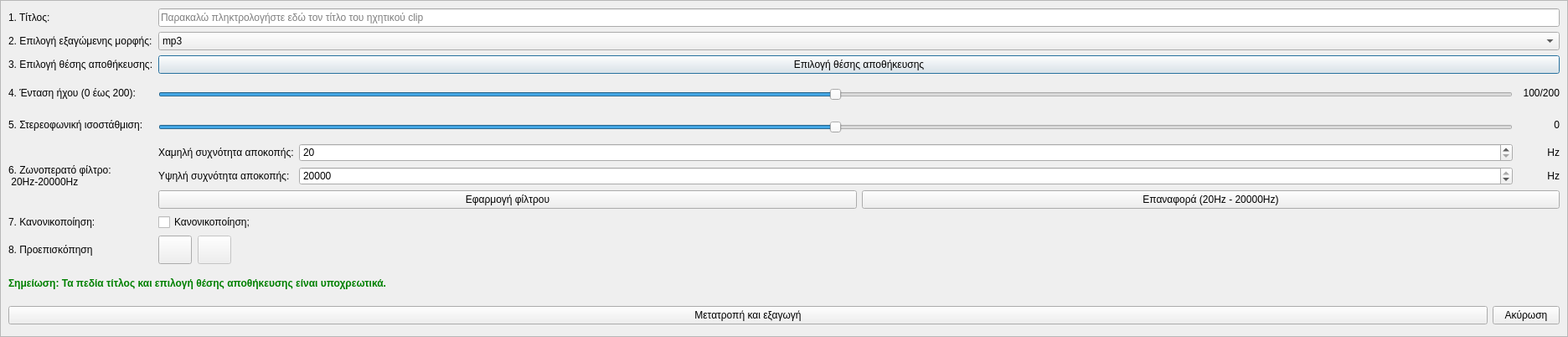
<?xml version="1.0" encoding="UTF-8"?>
<ui version="4.0">
 <class>Dialog</class>
 <widget class="QDialog" name="Dialog">
  <property name="geometry">
   <rect>
    <x>0</x>
    <y>0</y>
    <width>1872</width>
    <height>402</height>
   </rect>
  </property>
  <property name="windowTitle">
   <string>Εξαγωγή ηχητικού clip</string>
  </property>
  <property name="windowIcon">
   <iconset resource="../../../icons.qrc">
    <normaloff>:/rest-windows/assets/images/rest-windows/export.png</normaloff>:/rest-windows/assets/images/rest-windows/export.png</iconset>
  </property>
  <layout class="QGridLayout" name="gridLayout_2">
   <property name="leftMargin">
    <number>0</number>
   </property>
   <property name="topMargin">
    <number>0</number>
   </property>
   <property name="rightMargin">
    <number>0</number>
   </property>
   <property name="bottomMargin">
    <number>0</number>
   </property>
   <item row="0" column="0">
    <widget class="QScrollArea" name="scrollArea">
     <property name="widgetResizable">
      <bool>true</bool>
     </property>
     <widget class="QWidget" name="scrollAreaWidgetContents">
      <property name="geometry">
       <rect>
        <x>0</x>
        <y>0</y>
        <width>1870</width>
        <height>400</height>
       </rect>
      </property>
      <property name="sizePolicy">
       <sizepolicy hsizetype="Ignored" vsizetype="Preferred">
        <horstretch>0</horstretch>
        <verstretch>0</verstretch>
       </sizepolicy>
      </property>
      <layout class="QGridLayout" name="gridLayout_4">
       <item row="0" column="0">
        <widget class="QLabel" name="label">
         <property name="sizePolicy">
          <sizepolicy hsizetype="Fixed" vsizetype="Preferred">
           <horstretch>0</horstretch>
           <verstretch>0</verstretch>
          </sizepolicy>
         </property>
         <property name="text">
          <string>1. Τίτλος:</string>
         </property>
        </widget>
       </item>
       <item row="0" column="1">
        <widget class="QLineEdit" name="title">
         <property name="dragEnabled">
          <bool>true</bool>
         </property>
         <property name="placeholderText">
          <string>Παρακαλώ πληκτρολογήστε εδώ τον τίτλο του ηχητικού clip</string>
         </property>
         <property name="clearButtonEnabled">
          <bool>true</bool>
         </property>
        </widget>
       </item>
       <item row="1" column="0">
        <widget class="QLabel" name="label_2">
         <property name="sizePolicy">
          <sizepolicy hsizetype="Fixed" vsizetype="Preferred">
           <horstretch>0</horstretch>
           <verstretch>0</verstretch>
          </sizepolicy>
         </property>
         <property name="text">
          <string>2. Επιλογή εξαγώμενης μορφής:</string>
         </property>
        </widget>
       </item>
       <item row="1" column="1">
        <widget class="QComboBox" name="format">
         <property name="sizePolicy">
          <sizepolicy hsizetype="Preferred" vsizetype="Fixed">
           <horstretch>0</horstretch>
           <verstretch>0</verstretch>
          </sizepolicy>
         </property>
         <item>
          <property name="text">
           <string>mp3</string>
          </property>
          <property name="icon">
           <iconset resource="../../../icons.qrc">
            <normaloff>:/rest-windows/assets/images/rest-windows/mp3.png</normaloff>:/rest-windows/assets/images/rest-windows/mp3.png</iconset>
          </property>
         </item>
         <item>
          <property name="text">
           <string>wav</string>
          </property>
          <property name="icon">
           <iconset resource="../../../icons.qrc">
            <normaloff>:/rest-windows/assets/images/rest-windows/wav.png</normaloff>:/rest-windows/assets/images/rest-windows/wav.png</iconset>
          </property>
         </item>
         <item>
          <property name="text">
           <string>ogg</string>
          </property>
          <property name="icon">
           <iconset resource="../../../icons.qrc">
            <normaloff>:/rest-windows/assets/images/rest-windows/ogg.png</normaloff>:/rest-windows/assets/images/rest-windows/ogg.png</iconset>
          </property>
         </item>
        </widget>
       </item>
       <item row="2" column="0">
        <widget class="QLabel" name="label_3">
         <property name="sizePolicy">
          <sizepolicy hsizetype="Fixed" vsizetype="Preferred">
           <horstretch>0</horstretch>
           <verstretch>0</verstretch>
          </sizepolicy>
         </property>
         <property name="text">
          <string>3. Επιλογή θέσης αποθήκευσης:</string>
         </property>
        </widget>
       </item>
       <item row="2" column="1">
        <widget class="QPushButton" name="choose_export_folder">
         <property name="sizePolicy">
          <sizepolicy hsizetype="Minimum" vsizetype="Fixed">
           <horstretch>0</horstretch>
           <verstretch>0</verstretch>
          </sizepolicy>
         </property>
         <property name="minimumSize">
          <size>
           <width>0</width>
           <height>0</height>
          </size>
         </property>
         <property name="text">
          <string>Επιλογή θέσης αποθήκευσης</string>
         </property>
         <property name="icon">
          <iconset resource="../../../icons.qrc">
           <normaloff>:/rest-windows/assets/images/rest-windows/select-file.png</normaloff>:/rest-windows/assets/images/rest-windows/select-file.png</iconset>
         </property>
        </widget>
       </item>
       <item row="3" column="0">
        <widget class="QLabel" name="label_4">
         <property name="sizePolicy">
          <sizepolicy hsizetype="Fixed" vsizetype="Preferred">
           <horstretch>0</horstretch>
           <verstretch>0</verstretch>
          </sizepolicy>
         </property>
         <property name="text">
          <string>4. Ένταση ήχου (0 έως 200):</string>
         </property>
        </widget>
       </item>
       <item row="3" column="1">
        <widget class="QFrame" name="frame">
         <property name="styleSheet">
          <string notr="true">QFrame{border:none;}</string>
         </property>
         <property name="frameShape">
          <enum>QFrame::StyledPanel</enum>
         </property>
         <property name="frameShadow">
          <enum>QFrame::Raised</enum>
         </property>
         <layout class="QHBoxLayout" name="horizontalLayout">
          <property name="leftMargin">
           <number>0</number>
          </property>
          <property name="topMargin">
           <number>0</number>
          </property>
          <property name="rightMargin">
           <number>0</number>
          </property>
          <property name="bottomMargin">
           <number>0</number>
          </property>
          <item>
           <widget class="QFrame" name="frame_10">
            <property name="sizePolicy">
             <sizepolicy hsizetype="Expanding" vsizetype="Fixed">
              <horstretch>0</horstretch>
              <verstretch>0</verstretch>
             </sizepolicy>
            </property>
            <property name="frameShape">
             <enum>QFrame::StyledPanel</enum>
            </property>
            <property name="frameShadow">
             <enum>QFrame::Raised</enum>
            </property>
            <layout class="QVBoxLayout" name="verticalLayout_6">
             <property name="spacing">
              <number>0</number>
             </property>
             <property name="leftMargin">
              <number>0</number>
             </property>
             <property name="topMargin">
              <number>0</number>
             </property>
             <property name="rightMargin">
              <number>0</number>
             </property>
             <property name="bottomMargin">
              <number>0</number>
             </property>
             <item>
              <spacer name="verticalSpacer_5">
               <property name="orientation">
                <enum>Qt::Vertical</enum>
               </property>
               <property name="sizeHint" stdset="0">
                <size>
                 <width>20</width>
                 <height>6</height>
                </size>
               </property>
              </spacer>
             </item>
             <item>
              <widget class="QSlider" name="volume_slider">
               <property name="styleSheet">
                <string notr="true"/>
               </property>
               <property name="maximum">
                <number>200</number>
               </property>
               <property name="value">
                <number>100</number>
               </property>
               <property name="orientation">
                <enum>Qt::Horizontal</enum>
               </property>
              </widget>
             </item>
             <item>
              <spacer name="verticalSpacer_6">
               <property name="orientation">
                <enum>Qt::Vertical</enum>
               </property>
               <property name="sizeHint" stdset="0">
                <size>
                 <width>20</width>
                 <height>1</height>
                </size>
               </property>
              </spacer>
             </item>
            </layout>
           </widget>
          </item>
          <item>
           <widget class="QLabel" name="volume_label">
            <property name="minimumSize">
             <size>
              <width>50</width>
              <height>0</height>
             </size>
            </property>
            <property name="text">
             <string>100/200</string>
            </property>
            <property name="alignment">
             <set>Qt::AlignRight|Qt::AlignTrailing|Qt::AlignVCenter</set>
            </property>
           </widget>
          </item>
         </layout>
        </widget>
       </item>
       <item row="4" column="0">
        <widget class="QLabel" name="label_5">
         <property name="sizePolicy">
          <sizepolicy hsizetype="Fixed" vsizetype="Preferred">
           <horstretch>0</horstretch>
           <verstretch>0</verstretch>
          </sizepolicy>
         </property>
         <property name="text">
          <string>5. Στερεοφωνική ισοστάθμιση:</string>
         </property>
        </widget>
       </item>
       <item row="4" column="1">
        <widget class="QFrame" name="frame_2">
         <property name="styleSheet">
          <string notr="true">QFrame{border:none;}</string>
         </property>
         <property name="frameShape">
          <enum>QFrame::StyledPanel</enum>
         </property>
         <property name="frameShadow">
          <enum>QFrame::Raised</enum>
         </property>
         <layout class="QHBoxLayout" name="horizontalLayout_2">
          <property name="leftMargin">
           <number>0</number>
          </property>
          <property name="topMargin">
           <number>0</number>
          </property>
          <property name="rightMargin">
           <number>0</number>
          </property>
          <property name="bottomMargin">
           <number>0</number>
          </property>
          <item>
           <widget class="QFrame" name="frame_11">
            <property name="sizePolicy">
             <sizepolicy hsizetype="Expanding" vsizetype="Fixed">
              <horstretch>0</horstretch>
              <verstretch>0</verstretch>
             </sizepolicy>
            </property>
            <property name="frameShape">
             <enum>QFrame::StyledPanel</enum>
            </property>
            <property name="frameShadow">
             <enum>QFrame::Raised</enum>
            </property>
            <layout class="QVBoxLayout" name="verticalLayout_7">
             <property name="spacing">
              <number>0</number>
             </property>
             <property name="leftMargin">
              <number>0</number>
             </property>
             <property name="topMargin">
              <number>0</number>
             </property>
             <property name="rightMargin">
              <number>0</number>
             </property>
             <property name="bottomMargin">
              <number>0</number>
             </property>
             <item>
              <spacer name="verticalSpacer_7">
               <property name="orientation">
                <enum>Qt::Vertical</enum>
               </property>
               <property name="sizeHint" stdset="0">
                <size>
                 <width>20</width>
                 <height>6</height>
                </size>
               </property>
              </spacer>
             </item>
             <item>
              <widget class="QSlider" name="pan_slider">
               <property name="styleSheet">
                <string notr="true"/>
               </property>
               <property name="maximum">
                <number>200</number>
               </property>
               <property name="value">
                <number>100</number>
               </property>
               <property name="orientation">
                <enum>Qt::Horizontal</enum>
               </property>
              </widget>
             </item>
             <item>
              <spacer name="verticalSpacer_8">
               <property name="orientation">
                <enum>Qt::Vertical</enum>
               </property>
               <property name="sizeHint" stdset="0">
                <size>
                 <width>20</width>
                 <height>1</height>
                </size>
               </property>
              </spacer>
             </item>
            </layout>
           </widget>
          </item>
          <item>
           <widget class="QLabel" name="pan_label">
            <property name="minimumSize">
             <size>
              <width>50</width>
              <height>0</height>
             </size>
            </property>
            <property name="text">
             <string>0</string>
            </property>
            <property name="alignment">
             <set>Qt::AlignRight|Qt::AlignTrailing|Qt::AlignVCenter</set>
            </property>
           </widget>
          </item>
         </layout>
        </widget>
       </item>
       <item row="5" column="0">
        <widget class="QLabel" name="label_6">
         <property name="sizePolicy">
          <sizepolicy hsizetype="Fixed" vsizetype="Preferred">
           <horstretch>0</horstretch>
           <verstretch>0</verstretch>
          </sizepolicy>
         </property>
         <property name="text">
          <string>6. Ζωνοπερατό φίλτρο:
 20Hz-20000Hz</string>
         </property>
        </widget>
       </item>
       <item row="5" column="1">
        <widget class="QFrame" name="frame_3">
         <property name="styleSheet">
          <string notr="true">QFrame{
	border:none;
}</string>
         </property>
         <property name="frameShape">
          <enum>QFrame::StyledPanel</enum>
         </property>
         <property name="frameShadow">
          <enum>QFrame::Raised</enum>
         </property>
         <layout class="QGridLayout" name="gridLayout">
          <property name="leftMargin">
           <number>0</number>
          </property>
          <property name="topMargin">
           <number>0</number>
          </property>
          <property name="rightMargin">
           <number>0</number>
          </property>
          <property name="bottomMargin">
           <number>0</number>
          </property>
          <item row="2" column="0" colspan="3">
           <widget class="QFrame" name="frame_7">
            <property name="sizePolicy">
             <sizepolicy hsizetype="Expanding" vsizetype="Preferred">
              <horstretch>0</horstretch>
              <verstretch>0</verstretch>
             </sizepolicy>
            </property>
            <property name="styleSheet">
             <string notr="true">QFrame{border:0px;}</string>
            </property>
            <property name="frameShape">
             <enum>QFrame::StyledPanel</enum>
            </property>
            <property name="frameShadow">
             <enum>QFrame::Raised</enum>
            </property>
            <layout class="QGridLayout" name="gridLayout_3">
             <property name="leftMargin">
              <number>0</number>
             </property>
             <property name="topMargin">
              <number>0</number>
             </property>
             <property name="rightMargin">
              <number>0</number>
             </property>
             <property name="bottomMargin">
              <number>0</number>
             </property>
             <item row="0" column="0">
              <widget class="QPushButton" name="apply_filter">
               <property name="sizePolicy">
                <sizepolicy hsizetype="Expanding" vsizetype="Fixed">
                 <horstretch>0</horstretch>
                 <verstretch>0</verstretch>
                </sizepolicy>
               </property>
               <property name="minimumSize">
                <size>
                 <width>0</width>
                 <height>0</height>
                </size>
               </property>
               <property name="maximumSize">
                <size>
                 <width>16777215</width>
                 <height>16777215</height>
                </size>
               </property>
               <property name="text">
                <string>Εφαρμογή φίλτρου</string>
               </property>
               <property name="icon">
                <iconset resource="../../../icons.qrc">
                 <normaloff>:/main-window/assets/images/main-window/apply-filter.png</normaloff>:/main-window/assets/images/main-window/apply-filter.png</iconset>
               </property>
              </widget>
             </item>
             <item row="0" column="1">
              <widget class="QPushButton" name="reset_filter">
               <property name="sizePolicy">
                <sizepolicy hsizetype="Expanding" vsizetype="Fixed">
                 <horstretch>0</horstretch>
                 <verstretch>0</verstretch>
                </sizepolicy>
               </property>
               <property name="minimumSize">
                <size>
                 <width>0</width>
                 <height>0</height>
                </size>
               </property>
               <property name="maximumSize">
                <size>
                 <width>16777215</width>
                 <height>16777215</height>
                </size>
               </property>
               <property name="text">
                <string>Επαναφορά (20Hz - 20000Hz)</string>
               </property>
               <property name="icon">
                <iconset resource="../../../icons.qrc">
                 <normaloff>:/main-window/assets/images/main-window/default-filter.png</normaloff>:/main-window/assets/images/main-window/default-filter.png</iconset>
               </property>
              </widget>
             </item>
            </layout>
           </widget>
          </item>
          <item row="0" column="0">
           <widget class="QLabel" name="label_12">
            <property name="sizePolicy">
             <sizepolicy hsizetype="Fixed" vsizetype="Preferred">
              <horstretch>0</horstretch>
              <verstretch>0</verstretch>
             </sizepolicy>
            </property>
            <property name="text">
             <string>Χαμηλή συχνότητα αποκοπής:</string>
            </property>
           </widget>
          </item>
          <item row="1" column="2">
           <widget class="QLabel" name="label_15">
            <property name="sizePolicy">
             <sizepolicy hsizetype="Fixed" vsizetype="Preferred">
              <horstretch>0</horstretch>
              <verstretch>0</verstretch>
             </sizepolicy>
            </property>
            <property name="minimumSize">
             <size>
              <width>50</width>
              <height>0</height>
             </size>
            </property>
            <property name="text">
             <string>Hz</string>
            </property>
            <property name="alignment">
             <set>Qt::AlignRight|Qt::AlignTrailing|Qt::AlignVCenter</set>
            </property>
           </widget>
          </item>
          <item row="0" column="2">
           <widget class="QLabel" name="label_14">
            <property name="sizePolicy">
             <sizepolicy hsizetype="Fixed" vsizetype="Preferred">
              <horstretch>0</horstretch>
              <verstretch>0</verstretch>
             </sizepolicy>
            </property>
            <property name="minimumSize">
             <size>
              <width>50</width>
              <height>0</height>
             </size>
            </property>
            <property name="text">
             <string>Hz</string>
            </property>
            <property name="alignment">
             <set>Qt::AlignRight|Qt::AlignTrailing|Qt::AlignVCenter</set>
            </property>
           </widget>
          </item>
          <item row="1" column="0">
           <widget class="QLabel" name="label_13">
            <property name="sizePolicy">
             <sizepolicy hsizetype="Fixed" vsizetype="Preferred">
              <horstretch>0</horstretch>
              <verstretch>0</verstretch>
             </sizepolicy>
            </property>
            <property name="text">
             <string>Υψηλή συχνότητα αποκοπής:</string>
            </property>
           </widget>
          </item>
          <item row="0" column="1">
           <widget class="QSpinBox" name="low_frequency">
            <property name="minimum">
             <number>20</number>
            </property>
            <property name="maximum">
             <number>20000</number>
            </property>
            <property name="singleStep">
             <number>100</number>
            </property>
           </widget>
          </item>
          <item row="1" column="1">
           <widget class="QSpinBox" name="high_frequency">
            <property name="minimum">
             <number>20</number>
            </property>
            <property name="maximum">
             <number>20000</number>
            </property>
            <property name="singleStep">
             <number>100</number>
            </property>
            <property name="value">
             <number>20000</number>
            </property>
           </widget>
          </item>
         </layout>
        </widget>
       </item>
       <item row="6" column="0">
        <widget class="QLabel" name="label_7">
         <property name="sizePolicy">
          <sizepolicy hsizetype="Fixed" vsizetype="Preferred">
           <horstretch>0</horstretch>
           <verstretch>0</verstretch>
          </sizepolicy>
         </property>
         <property name="text">
          <string>7. Κανονικοποίηση:</string>
         </property>
        </widget>
       </item>
       <item row="6" column="1">
        <widget class="QCheckBox" name="is_normalized">
         <property name="text">
          <string>Κανονικοποίηση;</string>
         </property>
        </widget>
       </item>
       <item row="7" column="0">
        <widget class="QLabel" name="label_10">
         <property name="sizePolicy">
          <sizepolicy hsizetype="Fixed" vsizetype="Preferred">
           <horstretch>0</horstretch>
           <verstretch>0</verstretch>
          </sizepolicy>
         </property>
         <property name="text">
          <string>8. Προεπισκόπηση</string>
         </property>
         <property name="wordWrap">
          <bool>true</bool>
         </property>
        </widget>
       </item>
       <item row="7" column="1">
        <widget class="QFrame" name="union_frame">
         <property name="styleSheet">
          <string notr="true">QFrame{border:none;}</string>
         </property>
         <property name="frameShape">
          <enum>QFrame::StyledPanel</enum>
         </property>
         <property name="frameShadow">
          <enum>QFrame::Raised</enum>
         </property>
         <layout class="QHBoxLayout" name="horizontalLayout_5">
          <property name="spacing">
           <number>7</number>
          </property>
          <property name="leftMargin">
           <number>0</number>
          </property>
          <property name="topMargin">
           <number>0</number>
          </property>
          <property name="rightMargin">
           <number>0</number>
          </property>
          <property name="bottomMargin">
           <number>0</number>
          </property>
          <item>
           <widget class="QPushButton" name="play_overlay">
            <property name="enabled">
             <bool>true</bool>
            </property>
            <property name="sizePolicy">
             <sizepolicy hsizetype="Minimum" vsizetype="Maximum">
              <horstretch>0</horstretch>
              <verstretch>0</verstretch>
             </sizepolicy>
            </property>
            <property name="minimumSize">
             <size>
              <width>38</width>
              <height>34</height>
             </size>
            </property>
            <property name="text">
             <string/>
            </property>
            <property name="icon">
             <iconset resource="../../../icons.qrc">
              <normaloff>:/main-window/assets/images/main-window/play-song.png</normaloff>:/main-window/assets/images/main-window/play-song.png</iconset>
            </property>
           </widget>
          </item>
          <item>
           <widget class="QPushButton" name="stop_overlay">
            <property name="enabled">
             <bool>false</bool>
            </property>
            <property name="sizePolicy">
             <sizepolicy hsizetype="Minimum" vsizetype="Maximum">
              <horstretch>0</horstretch>
              <verstretch>0</verstretch>
             </sizepolicy>
            </property>
            <property name="minimumSize">
             <size>
              <width>38</width>
              <height>34</height>
             </size>
            </property>
            <property name="text">
             <string/>
            </property>
            <property name="icon">
             <iconset resource="../../../icons.qrc">
              <normaloff>:/main-window/assets/images/main-window/stop-song.png</normaloff>:/main-window/assets/images/main-window/stop-song.png</iconset>
            </property>
           </widget>
          </item>
          <item>
           <spacer name="horizontalSpacer_2">
            <property name="orientation">
             <enum>Qt::Horizontal</enum>
            </property>
            <property name="sizeHint" stdset="0">
             <size>
              <width>1511</width>
              <height>20</height>
             </size>
            </property>
           </spacer>
          </item>
         </layout>
        </widget>
       </item>
       <item row="8" column="0" colspan="2">
        <widget class="QLabel" name="label_8">
         <property name="styleSheet">
          <string notr="true">QLabel{
	font-weight:bold;
	color:green;
}</string>
         </property>
         <property name="text">
          <string>Σημείωση: Τα πεδία τίτλος και επιλογή θέσης αποθήκευσης είναι υποχρεωτικά.</string>
         </property>
        </widget>
       </item>
       <item row="9" column="0" colspan="2">
        <widget class="QFrame" name="frame_6">
         <property name="styleSheet">
          <string notr="true">QFrame{border:none;}</string>
         </property>
         <property name="frameShape">
          <enum>QFrame::StyledPanel</enum>
         </property>
         <property name="frameShadow">
          <enum>QFrame::Raised</enum>
         </property>
         <layout class="QHBoxLayout" name="horizontalLayout_4">
          <property name="leftMargin">
           <number>0</number>
          </property>
          <property name="topMargin">
           <number>0</number>
          </property>
          <property name="rightMargin">
           <number>0</number>
          </property>
          <property name="bottomMargin">
           <number>0</number>
          </property>
          <item>
           <widget class="QPushButton" name="convert_and_export">
            <property name="sizePolicy">
             <sizepolicy hsizetype="Expanding" vsizetype="Maximum">
              <horstretch>0</horstretch>
              <verstretch>0</verstretch>
             </sizepolicy>
            </property>
            <property name="text">
             <string>Μετατροπή και εξαγωγή</string>
            </property>
            <property name="icon">
             <iconset resource="../../../icons.qrc">
              <normaloff>:/rest-windows/assets/images/rest-windows/convert.png</normaloff>:/rest-windows/assets/images/rest-windows/convert.png</iconset>
            </property>
           </widget>
          </item>
          <item>
           <widget class="QPushButton" name="cancel">
            <property name="sizePolicy">
             <sizepolicy hsizetype="Minimum" vsizetype="Maximum">
              <horstretch>0</horstretch>
              <verstretch>0</verstretch>
             </sizepolicy>
            </property>
            <property name="minimumSize">
             <size>
              <width>0</width>
              <height>0</height>
             </size>
            </property>
            <property name="text">
             <string>Ακύρωση</string>
            </property>
           </widget>
          </item>
         </layout>
        </widget>
       </item>
      </layout>
     </widget>
    </widget>
   </item>
  </layout>
 </widget>
 <tabstops>
  <tabstop>scrollArea</tabstop>
  <tabstop>title</tabstop>
  <tabstop>format</tabstop>
  <tabstop>choose_export_folder</tabstop>
  <tabstop>volume_slider</tabstop>
  <tabstop>pan_slider</tabstop>
  <tabstop>low_frequency</tabstop>
  <tabstop>high_frequency</tabstop>
  <tabstop>apply_filter</tabstop>
  <tabstop>reset_filter</tabstop>
  <tabstop>is_normalized</tabstop>
  <tabstop>play_overlay</tabstop>
  <tabstop>stop_overlay</tabstop>
  <tabstop>convert_and_export</tabstop>
  <tabstop>cancel</tabstop>
 </tabstops>
 <resources>
  <include location="../../../icons.qrc"/>
 </resources>
 <connections/>
</ui>
